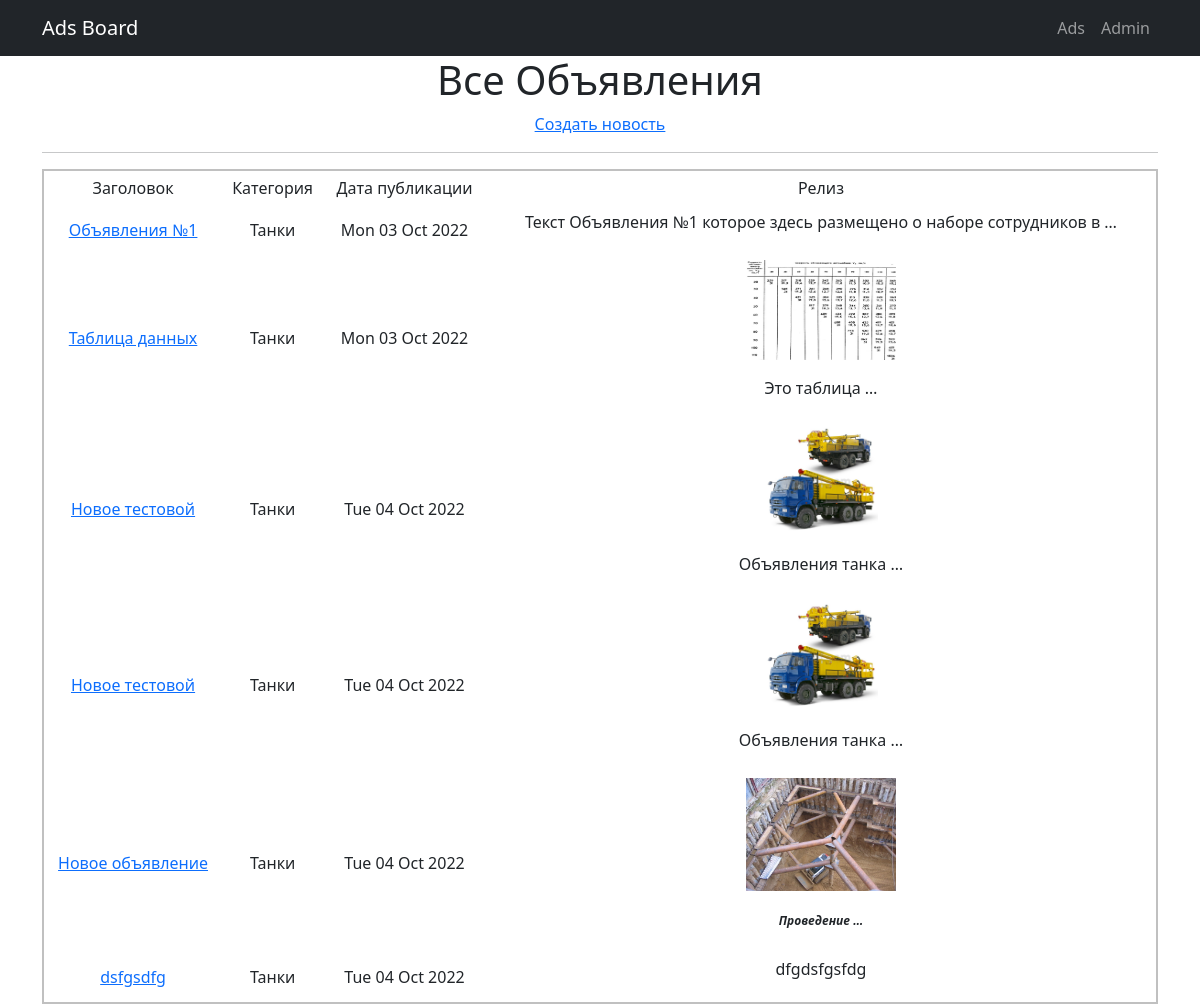
/ads/, run on the app's committed database.
### ad_board/models.py (models this page shows, shortened)
class Ad(models.Model):
    author = models.ForeignKey(User, on_delete=models.CASCADE)              # поле автор со связью 1 to many c моделью User
    dateCreation = models.DateTimeField(auto_now_add=True)                  # поле даты создание с функцией автоматического добавления
    adsCategory = models.ForeignKey(Category, on_delete=models.CASCADE)     # поле автор со связью 1 to many c моделью Category
    title = models.CharField(max_length=128)                               # поле заголовок с ограничением 128 символов
    content = RichTextUploadingField(config_name='default')

class Category(models.Model):
    name = models.CharField(max_length=64, unique=True)
    def __str__(self):
        return self.name

### ad_board/views.py (the view)
# urls.py: path('', AdsList.as_view()),
class AdsList(ListView):
    model = Ad
    template_name = 'ad_list.html'
    context_object_name = 'ad_list'
    paginate_by = 10

### templates/ad_list.html (shortened to what this page needs)
{% extends 'flatpages/default.html' %}
{% block content %}
   <h1>Все Объявления </h1>
   <a href="create/">  Создать новость  </a>
   <hr>
   {% if ad_list %}
       <table align="center" cellpadding="5" bordercolor="silver" rules="cols"  border="2" width="100%">
           <tr >
               <td>Заголовок</td>
               <td>Категория</td>
               <td>Дата публикации</td>
               <td>Релиз</td>
           </tr>
           {% for ad in ad_list %}
           <tr>
               <td>
                   <a href="{{ad.id}}">{{ ad.title }}</a>
               </td>
               <td>{{ ad.adsCategory }}</td>
               <td>{{ ad.dateCreation|date:'D d M Y' }}</td>
               <td>{{ ad.content|truncatewords:10|safe }}</td>
           </tr>
           {% endfor %}
       </table>
   {% else %}
       <h2>Объявлений нет!</h2>
   {% endif %}
{% endblock content %}

### data on the page
Ad: title "Объявления №1", adsCategory "Танки", dateCreation "Mon 03 Oct 2022", content "Текст Объявления №1 которое здесь размещено о наборе сотрудников в …"
Ad: title "Таблица данных", adsCategory "Танки", dateCreation "Mon 03 Oct 2022", content (picture), content "Это таблица …"
Ad: title "Новое тестовой", adsCategory "Танки", dateCreation "Tue 04 Oct 2022", content (picture), content "Объявления танка …"
Ad: title "Новое тестовой", adsCategory "Танки", dateCreation "Tue 04 Oct 2022", content (picture), content "Объявления танка …"
Ad: title "Новое объявление", adsCategory "Танки", dateCreation "Tue 04 Oct 2022", content (picture), content "Проведение …"
Ad: title "dsfgsdfg", adsCategory "Танки", dateCreation "Tue 04 Oct 2022", content "dfgdsfgsfdg"
